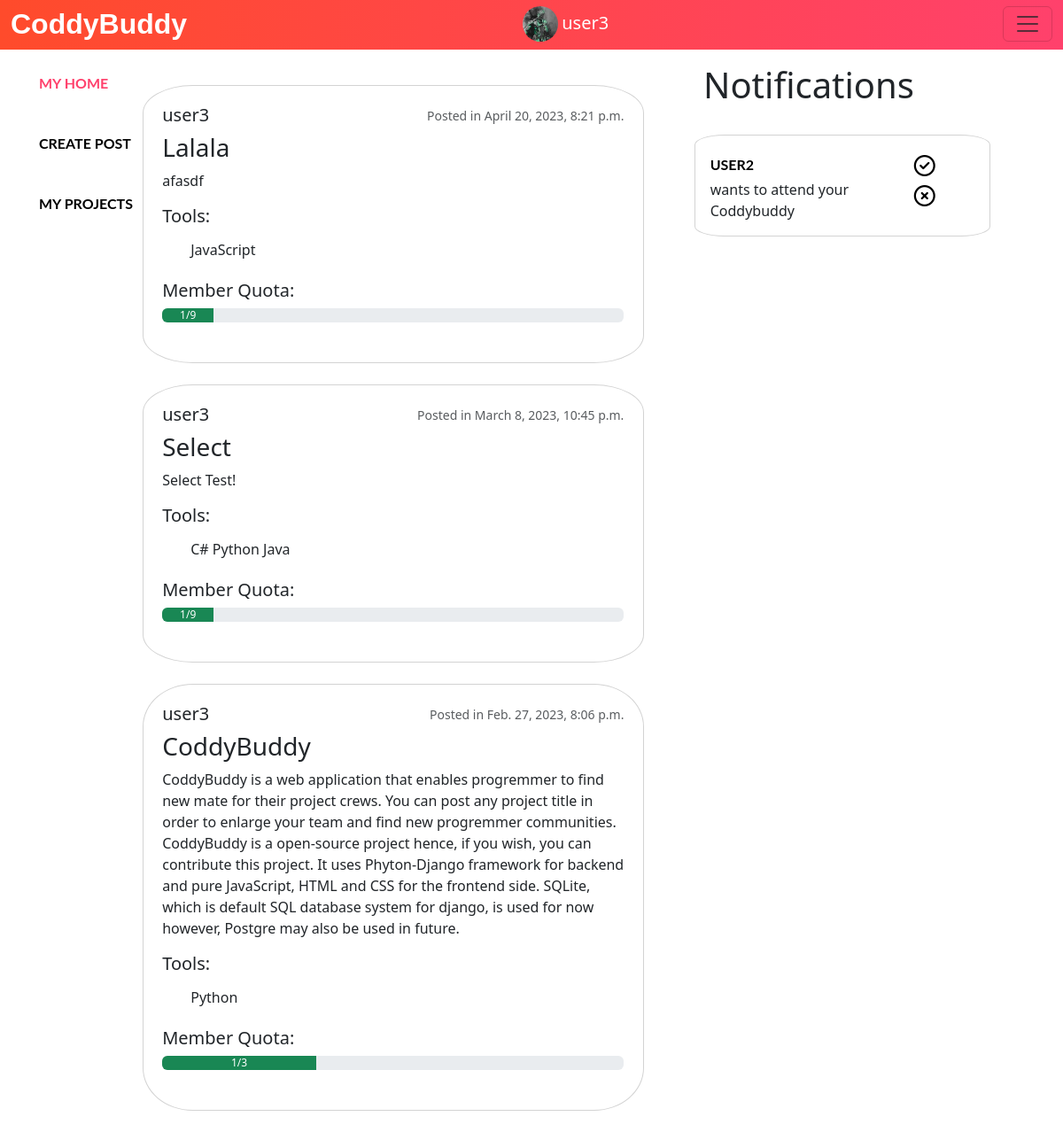
Page / (signed in) on the earlier database version.
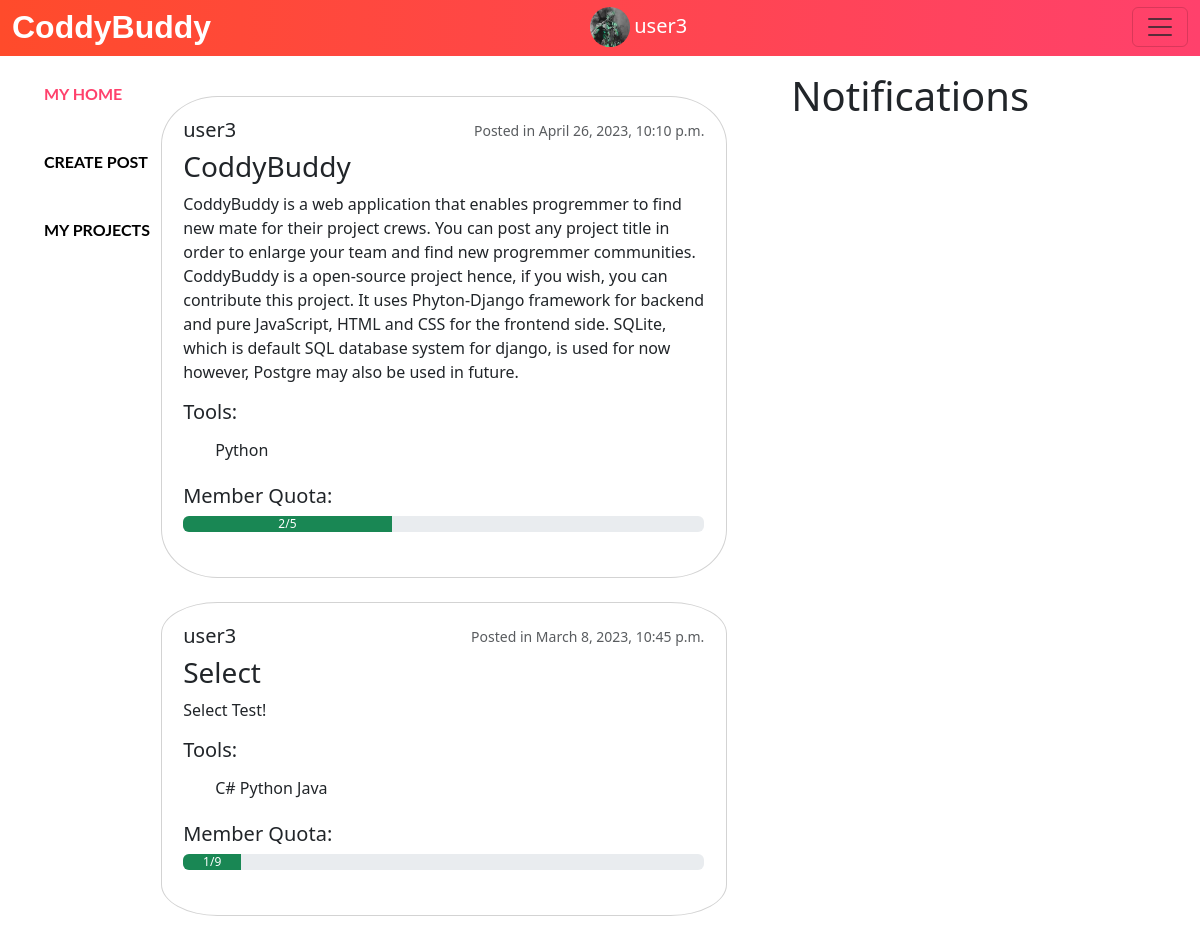
Same page on the later database version.
### musker/models.py (models this page shows, shortened)
class Profile(models.Model):
    user = models.OneToOneField(User, on_delete=models.CASCADE)
    image = models.ImageField(upload_to = 'profile_images', default = 'default-profile-image-png-1-Transparent-Images.png')
    bio = models.TextField(default="You add your biography", blank=True, max_length=9999999999999999999999999)
    joinedProjects = models.IntegerField(blank=False, default=0)
    createdProjects = models.IntegerField(blank=False, default=0)
    follows = models.ManyToManyField("self",
                                     related_name="followed_by",
                                     symmetrical=False,
                                     blank=True)

class Post(models.Model):
    owner = models.ForeignKey(User, on_delete=models.CASCADE, default=0)
    title = models.TextField(blank=False, max_length=1000)
    description = models.TextField(blank=False, max_length=9999999999999999999)
    tool = models.CharField(max_length=100000000, default=None)
    max_capacity = models.IntegerField(blank=False, default=1)
    current_capacity = models.IntegerField(blank=False, default=1)
    capacityRatio = models.FloatField(blank = False,default=0)
    isFull = models.BooleanField(blank=False, default=False)
    created_at = models.DateTimeField(auto_now_add=True)
    join = models.ManyToManyField(User, related_name="joined_by", symmetrical=False, blank=True)
    def __init__(self,*args,**kwargs):
        super(Post, self).__init__(*args, **kwargs)
        if self.max_capacity is not None:
            self.capacityRatio = (self.current_capacity/self.max_capacity)*100
            if(self.current_capacity == self.max_capacity):
                self.isFull = True

class Notification(models.Model):
    receiver = models.CharField(max_length=1000000, default=None)
    trigger = models.ForeignKey(User, on_delete=models.CASCADE, default=0)
    Post = models.CharField(max_length=1000000, default=None)
    created_at = models.DateTimeField(auto_now_add=True)
    textId = models.TextField(max_length=1000000, default=(str(receiver)+str(created_at)+str(trigger)))

### musker/views.py (the view)
# urls.py: 2. Add a URL to urlpatterns:  path('', views.home, name='home')
@login_required(login_url="logIn")
def home(request):
    currentUser = request.user
    allProfile = Profile.objects.all()
    profile = Profile.objects.get(user = currentUser)
    Posts = Post.objects.all()
    ownPosts = Post.objects.filter(owner = currentUser)
    ownPosts = Post.objects.order_by('-created_at')
    Posts = Post.objects.order_by('-created_at')
    choices = TOOL_CHOICES
    notifications = Notification.objects.filter(receiver = currentUser)
    return render(request, "home.html", {"currentUser" : currentUser, "profile" : profile, "posts" : Posts, "choices" : choices, "notifications" : notifications, "ownPosts":ownPosts,"allProfile":allProfile})

### musker/templates/home.html (shortened to what this page needs)
<!doctype html>
<html lang="en">
  <head>
    <link href="https://cdn.jsdelivr.net/npm/bootstrap@5.3.0-alpha1/dist/css/bootstrap.min.css" rel="stylesheet">
    <link href="//db.onlinewebfonts.com/c/e7f249e71a563eed9c495835657eb9c2?family=Poetsen+One" rel="stylesheet" type="text/css"/>
  </head>
  <body>
    {% include 'navbar.html' %}
    <div class="content">
      <div class="left">
         <ul style="margin-top: 0%;">
            <li><a id="homeLink" onclick="showElemHome()" href="#">My Home</a></li>
            <br>
            <li><a id="createLink" onclick="showElemCreate()" href="#">Create Post</a></li>
            <br>
            <li><a id="exploreLink" onclick="showElemExplore()" href="#">My Projects</a></li>
          </ul>
      </div>
      <div class="middle">
         <div id="home">
          {% for post in posts %}
           <form action="{% url 'createNotification' post.title %}" method="POST">
            <div class="post">
              <div class="profile" style="display: flex;">
                <div style="display: flex;">
                  <h5>{{post.owner.username}}</h5>
                </div>
                <p class="card-text"><small class="text-muted">Posted in {{post.created_at}}</small></p>
              </div>
              <div class="title"><h3>{{post.title}}</h3></div>
              <div class="description">
                <div class="textDes"><p>{{post.description}}</p></div>
                <h5>Tools: </h5>
                <ul class="toolList" style="position:relative">
                  <li>{{post.tool}}</li>
                </ul>
                <h5>Member Quota: </h5>
                <div class="progress" role="progressbar" aria-label="Success example" aria-valuenow="{{post.current_capacity}}" aria-valuemin="0" aria-valuemax="{{post.max_capacity}}">
                  <div id="progressCal" class="progress-bar bg-success" style="width:{{post.capacityRatio}}%">{{post.current_capacity}}/{{post.max_capacity}}</div>
                </div>
                <br>
              </div>
            </div>
           </form>
          <br>
          {% endfor %}
         </div>
      </div>
      <div class="right">
        <div style="position: fixed;">
          <h1 style="margin-left: 3%;">Notifications</h1>
        <br>
        {% for notif in notifications  %}
        <form action="{% url 'joinProject' notif.textId %}" method="POST">
          <div style="width: 100%;" class="notification">
            <div style="flex: 3;" class="wants"><span style="font-weight: bold;"><a href="{% url 'profile' notif.trigger.id %}">{{notif.trigger.username}}</a></span> wants to attend your {{notif.Post.title}}</div>
            <div style="flex: 1;" class="bttns">
              <button class="allow"><a href="{% url 'joinProject' notif.textId %}"><i class="fa-regular fa-circle-check fa-xl"></i></a></button>
              <button class="deny"><a href=""><i class="fa-sharp fa-regular fa-circle-xmark fa-xl"></i></a></button>
            </div>
          </div>
        </form>
        {% endfor %}
        </div>
      </div>
    </div>
  </body>
</html>

### musker/templates/navbar.html (shortened to what this page needs)
<html lang="en">
<head>
</head>
<body>
    <nav class="navbar bg-body-emphasis fixed-top">
        <div class="container-fluid" >
          <p class="navbar-brand" href="{% url 'home' %}" style="color: white; font-weight:bold; font: size 70%; font-family: 'Montserrat', sans-serif;">CoddyBuddy</p>
          <div class="user">
            <img class="img" src="{{profile.image.url}}" alt="" >
            <div class="username"><h5 class="textU">{{currentUser.username}}</h5></div>
          </div>
          <button class="navbar-toggler"  type="button" data-bs-toggle="offcanvas" data-bs-target="#offcanvasNavbar" aria-controls="offcanvasNavbar">
            <span class="navbar-toggler-icon"></span>
          </button>
        </div>
      </nav>
</body>
</html>

### musker/templates/home.html (style rules this page uses)
body,html { height: 100%; }
.content { display: flex; margin-top: 5%; height: 100%; }
.left { flex: 1; padding: 1%; }
.middle { flex: 7; padding: 3%; }
.right { flex: 4; margin-left: -11%; padding: 1%; }
ul { display: flex; flex-direction: column; align-items: start; list-style-type: none; position: fixed; }
li { padding: 6px 0; }
a { position: relative; display: block; padding: 4px 0; font-family: Lato, sans-serif; color: black; text-decoration: none; text-transform: uppercase; transition: 0.5s; font-weight: bold; }
a::after { position: absolute; content: ""; top: 100%; left: 0; width: 100%; height: 3px; background: #FF416C; transform: scaleX(0); transform-origin: right; transition: transform 0.5s; }
.post { display: flex; flex-direction: column; border: solid; border-width: thin; border-color: lightgray; width: 80%; padding: 3%; border-radius: 10%; }
.profile { justify-content: space-between; }

### musker/templates/navbar.html (style rules this page uses)
.navbar-brand { font-size: 200%; }
.container-fluid { background: #FF416C; background: -webkit-linear-gradient(to right, #FF4B2B, #FF416C); background: linear-gradient(to right, #FF4B2B, #FF416C); background-repeat: no-repeat; }
.container-fluid { margin-top: -10px; }
.img { object-fit: cover; border-radius: 100%; width: 40px; height: 40px; }
.user { max-width: 100%; max-height: 100%; justify-content: center; display: flex; margin-right: 7%; }
.username { margin-left: 5%; color: white; display: flex; }
.textU { margin-top: 13%; }
li { padding: 6px 0; }
a { position: relative; display: block; padding: 4px 0; font-family: Lato, sans-serif; color: black; text-decoration: none; text-transform: uppercase; transition: 0.5s; }
a::after { position: absolute; content: ""; top: 100%; left: 0; width: 100%; height: 3px; background: #FF416C; transform: scaleX(0); transform-origin: right; transition: transform 0.5s; }
.navbar-brand { margin-bottom: 0; }

Differences in the rows shown:
removed Post: owner.username "user3", created_at "April 20, 2023, 8:21 p.m.", title "Lalala", description "afasdf", tool "JavaScript", {{ post.capacityRatio }} 11.11111111111111 (drawn), current_capacity "1", max_capacity "9"
removed Post: owner.username "user3", created_at "Feb. 27, 2023, 8:06 p.m.", title "CoddyBuddy", description "CoddyBuddy is a web application that enables progremmer to find new mate for their project crews. You can post any project title in order to enlarge your team and find new progremmer communities. CoddyBuddy is a open-source project hence, if you wish, you can contribute this project. It uses Phyton-Django framework for backend and pure JavaScript, HTML and CSS for the frontend side. SQLite, which is default SQL database system for django, is used for now however, Postgre may also be used in future.", tool "Python", {{ post.capacityRatio }} 33.33333333333333 (drawn), current_capacity "1", max_capacity "3"
removed Notification: trigger.username "USER2", Post "Coddybuddy"
added Post: owner.username "user3", created_at "April 26, 2023, 10:10 p.m.", title "CoddyBuddy", description "CoddyBuddy is a web application that enables progremmer to find new mate for their project crews. You can post any project title in order to enlarge your team and find new progremmer communities. CoddyBuddy is a open-source project hence, if you wish, you can contribute this project. It uses Phyton-Django framework for backend and pure JavaScript, HTML and CSS for the frontend side. SQLite, which is default SQL database system for django, is used for now however, Postgre may also be used in future.", tool "Python", {{ post.capacityRatio }} 40.0 (drawn), current_capacity "2", max_capacity "5"
